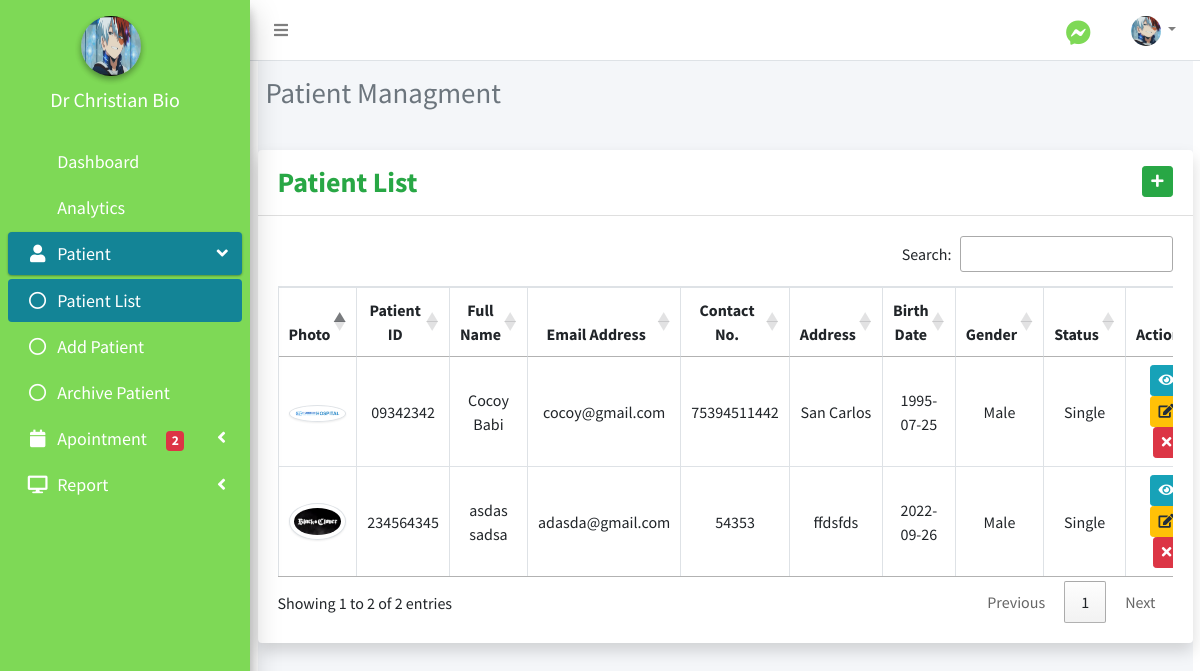
The page /doctor/patient.php (signed in) on the database its author committed.
### tables this page shows
CREATE TABLE `doctor_table` (
  `id` int(11) NOT NULL,
  `doctor_id` varchar(50) NOT NULL,
  `doctor_email_address` varchar(200) NOT NULL,
  `doctor_password` varchar(100) NOT NULL,
  `doctor_name` varchar(100) NOT NULL,
  `doctor_profile_image` varchar(100) NOT NULL,
  `doctor_phone_no` varchar(30) NOT NULL,
  `doctor_address` mediumtext NOT NULL,
  `doctor_date_of_birth` date NOT NULL,
  `doctor_degree` varchar(200) NOT NULL,
  `doctor_expert_in` varchar(100) NOT NULL,
  `doctor_status` enum('Available','Unavailable') NOT NULL,
  `chat_status` varchar(50) NOT NULL,
  `doctor_added_on` datetime NOT NULL
);

CREATE TABLE `patient_table` (
  `id` int(11) NOT NULL,
  `patient_id` varchar(50) NOT NULL,
  `patient_email_address` varchar(200) NOT NULL,
  `patient_photo` varchar(100) NOT NULL,
  `patient_password` varchar(100) NOT NULL,
  `patient_first_name` varchar(100) NOT NULL,
  `patient_last_name` varchar(100) NOT NULL,
  `patient_date_of_birth` date NOT NULL,
  `patient_gender` enum('Male','Female','Other') NOT NULL,
  `patient_address` mediumtext NOT NULL,
  `patient_phone_no` varchar(30) NOT NULL,
  `patient_maritial_status` varchar(30) NOT NULL,
  `patient_status` varchar(50) NOT NULL,
  `chat_status` varchar(50) NOT NULL,
  `added_on` varchar(100) NOT NULL
);

### doctor/include/session.php (called while the page is built, shortened)
<?php
	include 'include/conn.php';
	$sql = "SELECT * FROM doctor_table WHERE id = '".$_SESSION['doctor']."'";
	$query = $conn->query($sql);
	$user = $query->fetch_assoc();
?>

### doctor/patient.php (the view, shortened to what this page needs)
<?php include('include/session.php');?>
                <?php include('include/header.php');?>
                <?php include('include/sidebar.php');?>
                <?php include('include/menubar.php');
                ?>
  <div class="content-wrapper">
  <section class="content-header">
  <h1 class="h3 mb-4 text-gray">Patient Managment</h1>
        </section>
                    <div class="card shadow mb-4">
                        <div class="card-header py-3">
                        	<div class="row">
                            	<div class="col">
                            		<h3 class="m-0 font-weight-bold text-success">Patient List</h3>
                            	</div>
                            	<div class="col" align="right">
                            		<a href="add_patient.php" type="button" name="add_doctor" id="add_doctor" class="btn btn-success btn-circle btn-sm"><i class="fas fa-plus"></i></a>
                            	</div>
                            </div>
                        </div>
                        <div class="card-body">
                            <div class="table-responsive">
                                <table class="table table-bordered text-center" id="myTable" width="100%" cellspacing="0">
                                    <thead>
                                        <tr>
                                            <th>Photo</th>
                                            <th>Patient ID</th>
                                            <th>Full Name</th>
                                            <th>Email Address</th>
                                            <th>Contact No.</th>
                                            <th>Address</th>
                                            <th>Birth Date</th>
                                            <th>Gender</th>
                                            <th> Status</th>
                                            <th>Action</th>
                                        </tr>
                                    </thead>
                                    <tbody>
                                          <?php
                    $sql = "SELECT * from patient_table Where patient_status = 'Active'";
                    $query = mysqli_query($conn, $sql);
                    while ($row = mysqli_fetch_assoc($query))
                    {
                    ?>
                        <tr>
                        <td><img src="<?php echo $row["patient_photo"]?>" class="img-thumbnail" width="75" />
                        <td><?php echo $row['patient_id'];?></td>
                        <td><?php echo $row["patient_first_name"]. ' '.$row["patient_last_name"];;?></td>
                        <td><?php echo $row['patient_email_address'];?></td>
                        <td><?php echo $row['patient_phone_no'];?></td>
                        <td><?php echo $row['patient_address'];?></td>
                        <td><?php echo $row['patient_date_of_birth'];?></td>
                        <td><?php echo $row['patient_gender'];?></td>
                        <td><?php echo $row['patient_maritial_status'];?></td>
                    <div align="center">
                    <td>
                    <a  name="view"  href="view_patient.php?id=<?php echo $row['id']?>"  class="btn btn-info btn-circle btn-sm view_button" ><i class="fas fa-eye"></i></a>
                    <a  name="edit" href="update_patient.php?id=<?php echo $row['id']?>" class="btn btn-warning btn-circle btn-sm" ><i class="fas fa-edit"></i></a>
                    <a  name="delete" onclick="return confirm('Are you sure you want to go to Archive this patient?')" href="crud/archieve_patient.php?id=<?php echo $row['id']?>"  class="btn btn-danger btn-circle btn-sm delete_button" ><i class="fas fa-times"></i></button>
                    </div>
                    </td>
                    <?php
                            }
                    ?>
                        </tr>
                                    </tbody>
                                </table>
                            </div>
                        </div>
                    </div>
                <?php
                include('include/footer.php');?>

### doctor/include/sidebar.php (shortened to what this page needs)
<aside class="main-sidebar sidebar-dark-primary elevation-4" style="position:fixed;" >
   <div class="sidebar" >
     <center>
     <div class="user-panel mt-3 pb-3 mb-3 d-flex" style="border-style:none;">
       <div class="image">
         <img src="<?php echo (!empty($user['doctor_profile_image']))? '../images/'.$user['doctor_profile_image']:'../images/profile.jpg'; ?>" class="img-circle elevation-2 d-flex " style="height:60px; width:60px; margin-left:60px;" >
       </div>
     </div>
     <div class="info" style="position:relative; top:-20px; right:10px;" >
         <h5 href="#" class="d-block" ><?php echo $user['doctor_name']?></h5>
       </div>
       </center>
       <nav class="mt-2" style="font-size:18px;">
       <ul class="nav nav-pills nav-sidebar flex-column" style="color:white;" data-widget="treeview" role="menu">
                   <li class="nav-item">
           <a href="home.php" class="nav-link">
             <p>Dashboard</p>
           </a>
         </li>
         <li class="nav-item">
           <a href="analytics.php" class="nav-link">
             <p> Analytics </p>
           </a>
         </li>
         <li class="nav-item has-treeview ">
           <a href="#" class="nav-link">
             <i class="nav-icon fas fa-user"></i>
             <p>
             Patient
               <i class="right fas fa-angle-left"></i>
             </p>
           </a>
           <ul class="nav nav-treeview">
             <li class="nav-item">
               <a href="patient.php" class="nav-link ">
                 <i class="far fa-circle nav-icon"></i>
                 <p>Patient List
                 </p>
               </a>
             </li>
             <li class="nav-item">
               <a href="add_patient.php" class="nav-link">
                 <i class="far fa-circle nav-icon"></i>
                 <p>Add Patient</p>
               </a>
             </li>
             <li class="nav-item">
               <a href="archieve_patient.php" class="nav-link">
                 <i class="far fa-circle nav-icon"></i>
                 <p>Archive Patient</p>
               </a>
             </li>
           </ul>
         </li>
         <?php
         $id = $user['id'];
          $sql = "SELECT * FROM appointment_table WHERE status != 'Completed'  AND doctor_id = '$id'";
          $query = $conn->query($sql);
          $result = $query->num_rows;
          ?>
          <li class="nav-item has-treeview ">
           <a href="#" class="nav-link">
             <i class="nav-icon fas fa-calendar"></i>
             <p>
             Apointment <span class="ml-3 badge badge-danger"><?php echo $result ?></span>
             </p>
               <i class="right fas fa-angle-left"></i>
           </a>
         </li>
          <li class="nav-item has-treeview ">
           <a href="#" class="nav-link">
             <i class="nav-icon fas fa-desktop"></i>
             <p>
             Report
             <i class="right fas fa-angle-left"></i>
             </p>
           </a>
         </li>
       </ul>
     </nav>
   </div>
 </aside>

### doctor/include/menubar.php (shortened to what this page needs)
<body   class="d-flex flex-column">
<div class="wrapper">
  <nav class="main-header navbar navbar-expand navbar-white navbar-light">
    <ul class="navbar-nav">
      <li class="nav-item">
        <a class="nav-link " data-widget="pushmenu" href="#" role="button"><i class="fas fa-bars " style="  position:relative;  z-index: 1;"></i></a>
      </li>
    </ul>
                <ul class="navbar-nav ml-auto">
                    <li class="nav-item mt-1">
                    <a class="nav-link" href="message.php" >
                    <i class="fab fa-facebook-messenger" style="color:#7ED956; font-size:25px;"></i>
                        </a>
                    </li>
                    <li class="nav-item dropdown no-arrow">
                        <a class="nav-link dropdown-toggle" href="#" id="userDropdown" role="button"
                            data-toggle="dropdown" aria-haspopup="true" aria-expanded="false">
                            <img class="img-profile rounded-circle"
                                src="<?php echo (!empty($user['doctor_profile_image']))? '../images/'.$user['doctor_profile_image']:'../images/profile.jpg'; ?>" width="30" height="30" id="user_profile_image">
                        </a>
                    </li>
                </ul>
            </nav>
            <div class="container-fluid">

### css/style.css (style rules this page uses)
.wrapper img { object-fit: cover; border-radius: 50%; }

### doctor/include/sidebar.php (style rules this page uses)
.main-sidebar { padding-top: 0; background-color: #7ED956; height: 190px; color:#ffff; }
[class*=sidebar-dark-] .sidebar a { color: #fff; }
[class*=sidebar-dark-] .nav-treeview>.nav-item>.nav-link { color: #fff; }
[class*=sidebar-dark-] .nav-treeview>.nav-item>.nav-link.active { color: #fff; background-color: #138496; }
.sidebar-dark-primary .nav-sidebar>.nav-item>.nav-link.active, .sidebar-light-primary .nav-sidebar>.nav-item>.nav-link.active { background-color: #138496; color: #fff; }

### rows shown on the page
doctor_table: doctor_profile_image (picture), doctor_name "Dr Christian Bio"
patient_table: patient_photo (picture), patient "09342342", patient_first_name "Cocoy", patient_last_name "Babi", patient_email_address "cocoy@gmail.com", patient_phone_no "75394511442", patient_address "San Carlos", patient_date_of_birth "1995-07-25", patient_gender "Male", patient_maritial_status "Single"
patient_table: patient_photo (picture), patient "234564345", patient_first_name "asdas", patient_last_name "sadsa", patient_email_address "adasda@gmail.com", patient_phone_no "54353", patient_address "ffdsfds", patient_date_of_birth "2022-09-26", patient_gender "Male", patient_maritial_status "Single"

### other values the page prints
$result "2"
